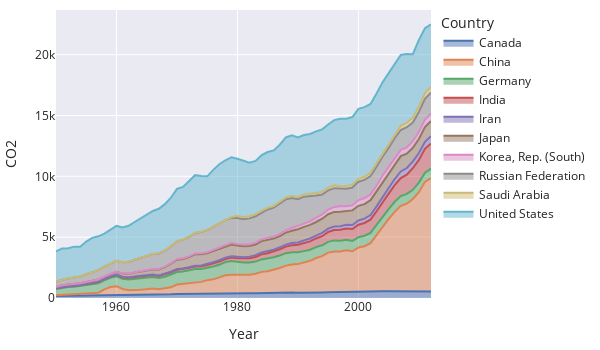

Source (notebook cell):
### Code cell
fig = px.area(top10, x='Year', y='CO2',
              color='Country', line_group='Country',
              width=600, height=350)
fig
